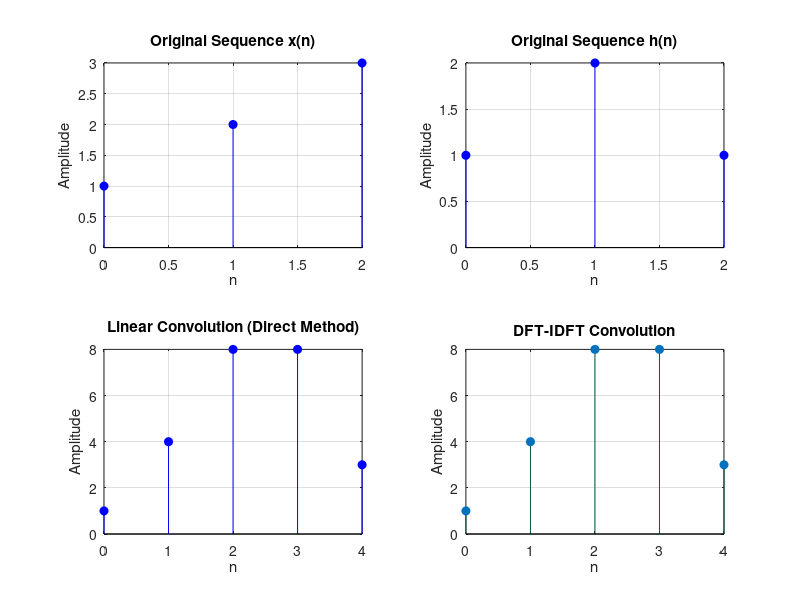

Write MATLAB code to recreate this figure.
clc;
clear;
close all;
x = [1 2 3]
h = [1 2 1]

N = length(x)+length(h) - 1

disp(x)

disp(h)

y1 = conv(x,h);

disp(y1);

xp = [x zeros(1,N-length(x))]
hp = [h zeros(1,N-length(h))]

X = fft(xp,N)
H = fft(hp,N)

Y = X .*H
y2 = real(ifft(Y,N))


subplot(2,2,1);
stem(0:length(x)-1,x,'b','filled')
title('Original Sequence x(n)');
xlabel('n'); ylabel('Amplitude');
grid on;


subplot(2,2,2);
stem(0:length(h)-1,h,'b','filled')
title('Original Sequence h(n)');
xlabel('n'); ylabel('Amplitude');
grid on;


subplot(2,2,3);
stem(0:N-1,y1,'b','filled')
title('Linear Convolution (Direct Method)');
xlabel('n'); ylabel('Amplitude');
grid on;

subplot(2,2,4);
stem(0:N-1,y2,'filled','Color','#005B3A')
title('DFT-IDFT Convolution');
xlabel('n');
ylabel('Amplitude');
grid on;
